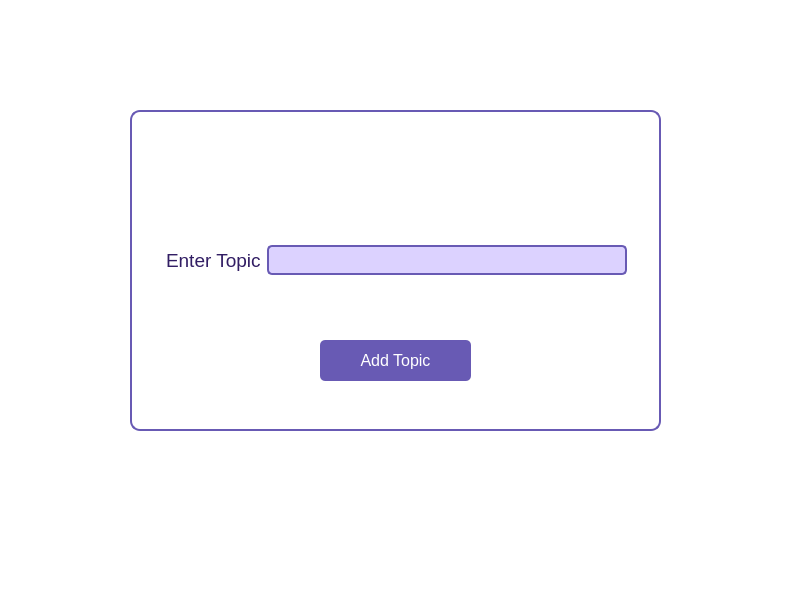
<?xml version="1.0" encoding="UTF-8"?>
<ui version="4.0">
 <class>addtopic</class>
 <widget class="QMainWindow" name="addtopic">
  <property name="geometry">
   <rect>
    <x>0</x>
    <y>0</y>
    <width>800</width>
    <height>600</height>
   </rect>
  </property>
  <property name="windowTitle">
   <string>MainWindow</string>
  </property>
  <property name="styleSheet">
   <string notr="true">background-color: rgb(255, 255, 255);</string>
  </property>
  <widget class="QWidget" name="centralwidget">
   <widget class="QGroupBox" name="groupBox_addt">
    <property name="geometry">
     <rect>
      <x>130</x>
      <y>110</y>
      <width>531</width>
      <height>321</height>
     </rect>
    </property>
    <property name="styleSheet">
     <string notr="true">/* Main window background */
QMainWindow {
    background-color: rgb(240, 240, 250); /* Light purple background */
}
QLineEdit {
    background-color: rgb(220, 210, 255); /* Very light purple */
    color: rgb(50, 30, 100); /* Darker purple text */
    border: 2px solid rgb(104, 90, 180); /* Purple border */
    border-radius: 5px;
    padding: 5px;
    selection-background-color: rgb(104, 90, 180); /* Highlight color */
    selection-color: white; /* Selected text color */
}
/* Group boxes */
QGroupBox {
    background-color: rgb(255, 255, 255); /* White background */
    border: 2px solid rgb(104, 90, 180); /* Purple border */
    border-radius: 10px;
    padding: 10px;
}

/* QLabel - general label styling */
QLabel {
    font-size: 14pt;
    color: rgb(50, 30, 100); /* Dark purple text */
}

/* Specific label inside 'GameWindow' */
QLabel#questionLabel {
    font-size: 16pt;
    font-weight: bold;
    color: rgb(50, 30, 100); /* Dark purple */
}

/* QPushButton styling */
QPushButton {
    background-color: rgb(104, 90, 180); /* Purple background */
    color: white;
    font-size: 12pt;
    padding: 6px 12px;
    border-radius: 5px;
}

/* Hover and pressed states for buttons */
QPushButton:hover {
    background-color: rgb(120, 110, 200); /* Lighter purple on hover */
}

QPushButton:pressed {
    background-color: rgb(80, 60, 160); /* Darker purple on press */
}

/* Specific button styling for 'GameWindow' */
QPushButton#button50, QPushButton#buttonSwap, QPushButton#submit {
    background-color: rgb(104, 90, 180); /* Purple background */
}

QPushButton#button50:hover, QPushButton#buttonSwap:hover, QPushButton#submit:hover {
    background-color: rgb(120, 110, 200);
}

/* RadioButtons */
QRadioButton {
    font-size: 12pt;
    color: rgb(50, 30, 100); /* Dark purple */
}

QRadioButton::indicator {
    width: 20px;
    height: 20px;
    border: 2px solid rgb(104, 90, 180); /* Purple border for circle */
    border-radius: 10px;
    background-color: white;
}

QRadioButton::indicator:checked {
    background-color: rgb(104, 90, 180); /* Purple circle when checked */
}

/* ProgressBar */
QProgressBar {
    border: 1px solid rgb(104, 90, 180); /* Purple border */
    border-radius: 5px;
    background-color: rgb(240, 240, 250); /* Light purple background */
    height: 20px;
}

QProgressBar::chunk {
    background-color: rgb(104, 90, 180); /* Purple progress chunk */
    width: 1px;
}

/* QTableWidget - Leaderboard Table */
QTableWidget {
    background-color: rgb(255, 255, 255); /* White background */
    border: 1px solid rgb(104, 90, 180); /* Purple border */
    gridline-color: rgb(104, 90, 180); /* Purple grid lines */
    font-size: 12pt;
    color: rgb(50, 30, 100); /* Dark purple text */
}

/* Table header styling */
QTableWidget::horizontalHeader {
    background-color: rgb(104, 90, 180); /* Purple header */
    color: white;
    font-weight: bold;
    font-size: 14pt;
}

/* Specific QPushButton inside 'BoardWindow' */
QPushButton#closeButton {
    background-color: rgb(104, 90, 180); /* Purple background */
    color: white;
    font-size: 12pt;
    padding: 6px 12px;
    border-radius: 5px;
}

/* Hover and pressed effect for 'closeButton' */
QPushButton#closeButton:hover {
    background-color: rgb(120, 110, 200);
}

QPushButton#closeButton:pressed {
    background-color: rgb(80, 60, 160);
}

/* MenuBar styling */
QMenuBar {
    background-color: rgb(104, 90, 180); /* Purple menu bar */
    color: white;
}

/* StatusBar styling */
QStatusBar {
    background-color: rgb(240, 240, 250); /* Light purple */
    color: rgb(50, 30, 100); /* Dark purple text */
}

/* Score label styling */
QLabel#scoreLabel, QLabel#rankLabel {
    font-size: 14pt;
    color: rgb(50, 30, 100); /* Dark purple */
}
/* Time Label styling */
QLabel#timeLabel {
    font-size: 12pt;
    color: rgb(50, 30, 100); /* Dark purple */
    font-weight: bold;
    background-color: rgb(240, 240, 250); /* Light purple background */
    padding: 5px 10px;
    border-radius: 5px;
}
</string>
    </property>
    <property name="title">
     <string/>
    </property>
    <widget class="QPushButton" name="pushButton_addt">
     <property name="geometry">
      <rect>
       <x>190</x>
       <y>230</y>
       <width>151</width>
       <height>41</height>
      </rect>
     </property>
     <property name="text">
      <string>Add Topic</string>
     </property>
    </widget>
    <widget class="QWidget" name="layoutWidget">
     <property name="geometry">
      <rect>
       <x>36</x>
       <y>120</y>
       <width>461</width>
       <height>61</height>
      </rect>
     </property>
     <layout class="QHBoxLayout" name="horizontalLayout">
      <item>
       <widget class="QLabel" name="label_addt">
        <property name="text">
         <string>Enter Topic</string>
        </property>
       </widget>
      </item>
      <item>
       <widget class="QLineEdit" name="lineEdit_addt"/>
      </item>
     </layout>
    </widget>
   </widget>
  </widget>
  <widget class="QMenuBar" name="menubar">
   <property name="geometry">
    <rect>
     <x>0</x>
     <y>0</y>
     <width>800</width>
     <height>25</height>
    </rect>
   </property>
  </widget>
  <widget class="QStatusBar" name="statusbar"/>
 </widget>
 <resources/>
 <connections/>
</ui>
